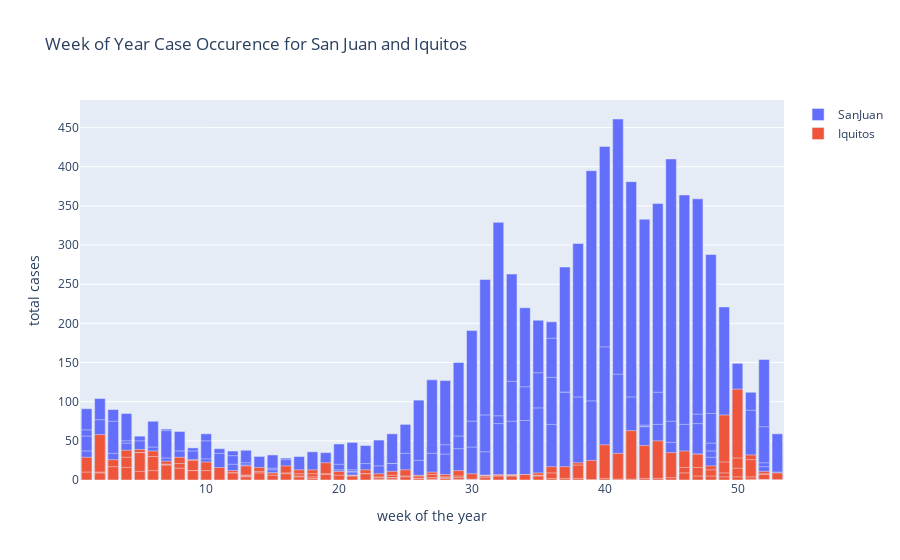

Notebook cell for this chart:
### Code cell
# Week of Year Case Occurence for San Juan and Iquitos
trace1 = go.Bar(
    x=train_sj.weekofyear,
    y=train_sj.total_cases,
    name="SanJuan"
)
trace2 = go.Bar(
    x=train_iq.weekofyear,
    y=train_iq.total_cases,
    name="Iquitos"
)
data = [trace1,trace2]
layout = go.Layout(barmode = 'overlay', xaxis_title='week of the year', yaxis_title='total cases'
                   ,title = 'Week of Year Case Occurence for San Juan and Iquitos')
fig = go.Figure(data = data, layout = layout)
fig.show()

### Figure 1 — Plotly figure (JSON) as saved in the notebook; plotly's stock layout.template omitted (floating-point values rounded to 4 significant figures; data arrays with more than 128 entries replaced by an {"elided": "..."} marker saying what was removed)
{"data": [{"name": "SanJuan", "type": "bar", "x": {"elided": "936 int values"}, "y": {"elided": "936 int values"}}, {"name": "Iquitos", "type": "bar", "x": {"elided": "520 int values"}, "y": {"elided": "520 int values"}}], "layout": {"autosize": true, "barmode": "overlay", "title": {"text": "Week of Year Case Occurence for San Juan and Iquitos"}, "xaxis": {"autorange": true, "range": [0.5, 53.5], "title": {"text": "week of the year"}, "type": "linear"}, "yaxis": {"autorange": true, "range": [0, 485.3], "title": {"text": "total cases"}, "type": "linear"}}}
